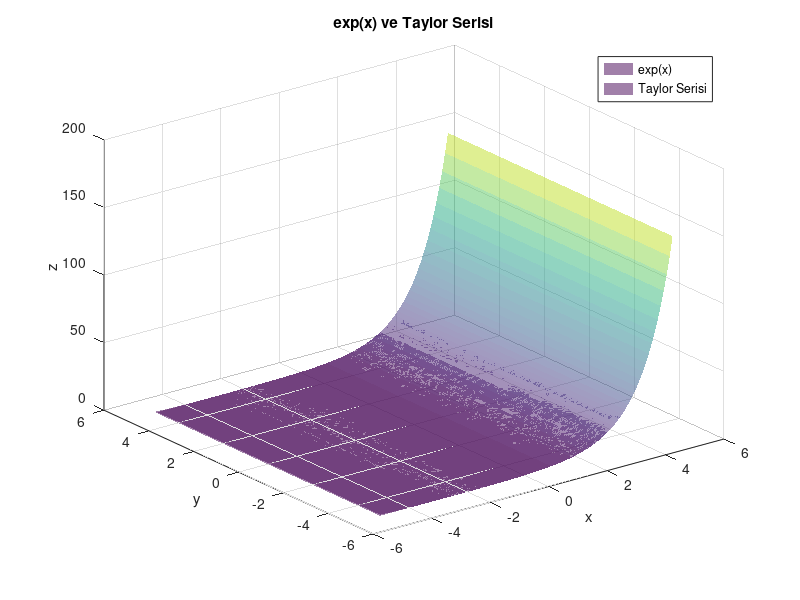

This figure's MATLAB source:
function plotExpTaylor3D()
    % Taylor serisi ile hesaplama için x, y değerleri
    [X, Y] = meshgrid(linspace(-5, 5, 100)); % -5 ile 5 arasında 100x100 grid
    
    % Gerçek fonksiyonun hesaplanması
    Z_exp = exp(X);
    
    % Taylor serisi ile hesaplanan fonksiyonun hesaplanması
    Z_taylor = zeros(size(X)); % boş bir dizi oluşturulur
    n = 10; % serinin kaç terimine kadar hesaplanacağını belirleyelim
    for i = 0:n
        Z_taylor = Z_taylor + (X.^i) / factorial(i);
end
% Grafik çizdirme
surf(X, Y, Z_exp, 'FaceAlpha', 0.5, 'EdgeColor', 'none'); hold on;
surf(X, Y, Z_taylor, 'FaceAlpha', 0.5, 'EdgeColor', 'none'); hold off;
xlabel('x');
ylabel('y');
zlabel('z');
title('exp(x) ve Taylor Serisi');
legend('exp(x)', 'Taylor Serisi');
end